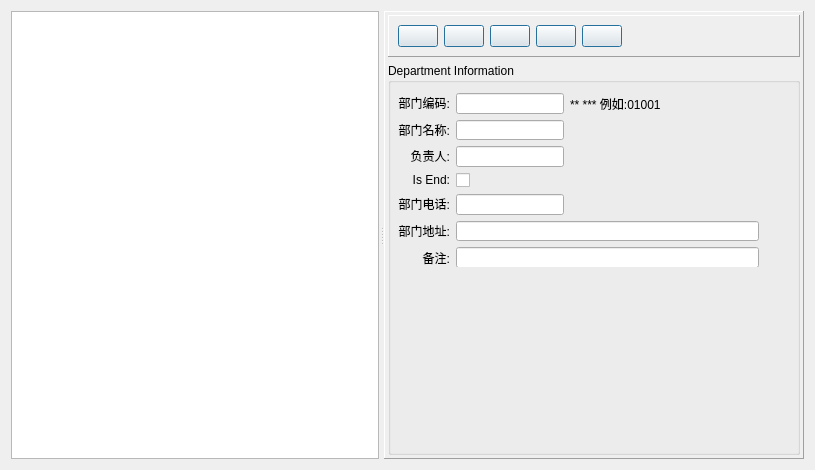
<?xml version="1.0" encoding="UTF-8"?>
<ui version="4.0">
 <class>DepForm</class>
 <widget class="QWidget" name="DepForm">
  <property name="geometry">
   <rect>
    <x>0</x>
    <y>0</y>
    <width>815</width>
    <height>470</height>
   </rect>
  </property>
  <property name="windowTitle">
   <string>Form</string>
  </property>
  <layout class="QVBoxLayout" name="verticalLayout">
   <item>
    <widget class="QSplitter" name="splitter">
     <property name="orientation">
      <enum>Qt::Horizontal</enum>
     </property>
     <property name="handleWidth">
      <number>5</number>
     </property>
     <widget class="QTreeView" name="treeView">
      <property name="sizePolicy">
       <sizepolicy hsizetype="Fixed" vsizetype="Expanding">
        <horstretch>0</horstretch>
        <verstretch>0</verstretch>
       </sizepolicy>
      </property>
      <property name="editTriggers">
       <set>QAbstractItemView::NoEditTriggers</set>
      </property>
      <property name="selectionMode">
       <enum>QAbstractItemView::SingleSelection</enum>
      </property>
      <attribute name="headerHighlightSections">
       <bool>false</bool>
      </attribute>
     </widget>
     <widget class="QFrame" name="frame">
      <property name="frameShape">
       <enum>QFrame::Panel</enum>
      </property>
      <property name="frameShadow">
       <enum>QFrame::Raised</enum>
      </property>
      <layout class="QGridLayout" name="gridLayout_3">
       <property name="margin">
        <number>3</number>
       </property>
       <item row="0" column="0">
        <widget class="QFrame" name="frame_2">
         <property name="sizePolicy">
          <sizepolicy hsizetype="Preferred" vsizetype="Fixed">
           <horstretch>0</horstretch>
           <verstretch>0</verstretch>
          </sizepolicy>
         </property>
         <property name="frameShape">
          <enum>QFrame::Panel</enum>
         </property>
         <property name="frameShadow">
          <enum>QFrame::Raised</enum>
         </property>
         <layout class="QGridLayout" name="gridLayout_2">
          <item row="0" column="0">
           <widget class="QPushButton" name="newButton">
            <property name="enabled">
             <bool>true</bool>
            </property>
            <property name="sizePolicy">
             <sizepolicy hsizetype="Fixed" vsizetype="Fixed">
              <horstretch>0</horstretch>
              <verstretch>0</verstretch>
             </sizepolicy>
            </property>
            <property name="toolTip">
             <string>New</string>
            </property>
            <property name="text">
             <string/>
            </property>
            <property name="icon">
             <iconset>
              <normaloff>:/image/Add.png</normaloff>:/image/Add.png</iconset>
            </property>
            <property name="iconSize">
             <size>
              <width>24</width>
              <height>24</height>
             </size>
            </property>
            <property name="autoRepeat">
             <bool>false</bool>
            </property>
            <property name="autoExclusive">
             <bool>false</bool>
            </property>
            <property name="default">
             <bool>true</bool>
            </property>
            <property name="flat">
             <bool>false</bool>
            </property>
           </widget>
          </item>
          <item row="0" column="5">
           <spacer name="horizontalSpacer">
            <property name="orientation">
             <enum>Qt::Horizontal</enum>
            </property>
            <property name="sizeHint" stdset="0">
             <size>
              <width>40</width>
              <height>20</height>
             </size>
            </property>
           </spacer>
          </item>
          <item row="0" column="3">
           <widget class="QPushButton" name="delButton">
            <property name="sizePolicy">
             <sizepolicy hsizetype="Fixed" vsizetype="Fixed">
              <horstretch>0</horstretch>
              <verstretch>0</verstretch>
             </sizepolicy>
            </property>
            <property name="toolTip">
             <string>Del</string>
            </property>
            <property name="text">
             <string/>
            </property>
            <property name="icon">
             <iconset>
              <normaloff>:/image/cross_48.png</normaloff>:/image/cross_48.png</iconset>
            </property>
            <property name="iconSize">
             <size>
              <width>24</width>
              <height>24</height>
             </size>
            </property>
            <property name="autoDefault">
             <bool>true</bool>
            </property>
            <property name="default">
             <bool>true</bool>
            </property>
            <property name="flat">
             <bool>false</bool>
            </property>
           </widget>
          </item>
          <item row="0" column="4">
           <widget class="QPushButton" name="cancelButton">
            <property name="sizePolicy">
             <sizepolicy hsizetype="Fixed" vsizetype="Fixed">
              <horstretch>0</horstretch>
              <verstretch>0</verstretch>
             </sizepolicy>
            </property>
            <property name="toolTip">
             <string>Exit</string>
            </property>
            <property name="text">
             <string/>
            </property>
            <property name="icon">
             <iconset>
              <normaloff>:/image/cancel.png</normaloff>:/image/cancel.png</iconset>
            </property>
            <property name="iconSize">
             <size>
              <width>24</width>
              <height>24</height>
             </size>
            </property>
            <property name="default">
             <bool>true</bool>
            </property>
            <property name="flat">
             <bool>false</bool>
            </property>
           </widget>
          </item>
          <item row="0" column="2">
           <widget class="QPushButton" name="saveButton">
            <property name="sizePolicy">
             <sizepolicy hsizetype="Fixed" vsizetype="Fixed">
              <horstretch>0</horstretch>
              <verstretch>0</verstretch>
             </sizepolicy>
            </property>
            <property name="toolTip">
             <string>Save</string>
            </property>
            <property name="text">
             <string/>
            </property>
            <property name="icon">
             <iconset>
              <normaloff>:/image/save.png</normaloff>:/image/save.png</iconset>
            </property>
            <property name="iconSize">
             <size>
              <width>24</width>
              <height>24</height>
             </size>
            </property>
            <property name="autoRepeat">
             <bool>false</bool>
            </property>
            <property name="autoExclusive">
             <bool>false</bool>
            </property>
            <property name="default">
             <bool>true</bool>
            </property>
            <property name="flat">
             <bool>false</bool>
            </property>
           </widget>
          </item>
          <item row="0" column="1">
           <widget class="QPushButton" name="editButton">
            <property name="toolTip">
             <string>Edit</string>
            </property>
            <property name="text">
             <string/>
            </property>
            <property name="icon">
             <iconset>
              <normaloff>:/image/edit.png</normaloff>:/image/edit.png</iconset>
            </property>
            <property name="iconSize">
             <size>
              <width>24</width>
              <height>24</height>
             </size>
            </property>
            <property name="autoDefault">
             <bool>true</bool>
            </property>
            <property name="default">
             <bool>true</bool>
            </property>
           </widget>
          </item>
         </layout>
        </widget>
       </item>
       <item row="1" column="0">
        <widget class="QGroupBox" name="groupBox">
         <property name="title">
          <string>Department Information</string>
         </property>
         <widget class="QWidget" name="gridLayoutWidget">
          <property name="geometry">
           <rect>
            <x>10</x>
            <y>30</y>
            <width>361</width>
            <height>174</height>
           </rect>
          </property>
          <layout class="QGridLayout" name="gridLayout">
           <item row="2" column="0">
            <widget class="QLabel" name="personLabel">
             <property name="sizePolicy">
              <sizepolicy hsizetype="Preferred" vsizetype="Fixed">
               <horstretch>0</horstretch>
               <verstretch>0</verstretch>
              </sizepolicy>
             </property>
             <property name="text">
              <string>负责人:</string>
             </property>
             <property name="alignment">
              <set>Qt::AlignRight|Qt::AlignTrailing|Qt::AlignVCenter</set>
             </property>
            </widget>
           </item>
           <item row="1" column="1">
            <widget class="QLineEdit" name="nameEdit">
             <property name="sizePolicy">
              <sizepolicy hsizetype="Fixed" vsizetype="Fixed">
               <horstretch>0</horstretch>
               <verstretch>0</verstretch>
              </sizepolicy>
             </property>
            </widget>
           </item>
           <item row="1" column="0">
            <widget class="QLabel" name="nameLabel">
             <property name="sizePolicy">
              <sizepolicy hsizetype="Preferred" vsizetype="Fixed">
               <horstretch>0</horstretch>
               <verstretch>0</verstretch>
              </sizepolicy>
             </property>
             <property name="text">
              <string>部门名称:</string>
             </property>
             <property name="alignment">
              <set>Qt::AlignRight|Qt::AlignTrailing|Qt::AlignVCenter</set>
             </property>
            </widget>
           </item>
           <item row="0" column="2">
            <widget class="QLabel" name="label_4">
             <property name="text">
              <string>** *** 例如:01001</string>
             </property>
            </widget>
           </item>
           <item row="0" column="0">
            <widget class="QLabel" name="codeLabel">
             <property name="sizePolicy">
              <sizepolicy hsizetype="Fixed" vsizetype="Fixed">
               <horstretch>0</horstretch>
               <verstretch>0</verstretch>
              </sizepolicy>
             </property>
             <property name="text">
              <string>部门编码:</string>
             </property>
             <property name="alignment">
              <set>Qt::AlignRight|Qt::AlignTrailing|Qt::AlignVCenter</set>
             </property>
            </widget>
           </item>
           <item row="2" column="1">
            <widget class="QLineEdit" name="personEdit">
             <property name="sizePolicy">
              <sizepolicy hsizetype="Fixed" vsizetype="Fixed">
               <horstretch>0</horstretch>
               <verstretch>0</verstretch>
              </sizepolicy>
             </property>
            </widget>
           </item>
           <item row="5" column="1" colspan="2">
            <widget class="QLineEdit" name="addrEdit"/>
           </item>
           <item row="4" column="1">
            <widget class="QLineEdit" name="telEdit">
             <property name="sizePolicy">
              <sizepolicy hsizetype="Fixed" vsizetype="Fixed">
               <horstretch>0</horstretch>
               <verstretch>0</verstretch>
              </sizepolicy>
             </property>
            </widget>
           </item>
           <item row="5" column="0">
            <widget class="QLabel" name="addrLabel">
             <property name="sizePolicy">
              <sizepolicy hsizetype="Preferred" vsizetype="Fixed">
               <horstretch>0</horstretch>
               <verstretch>0</verstretch>
              </sizepolicy>
             </property>
             <property name="text">
              <string>部门地址:</string>
             </property>
             <property name="alignment">
              <set>Qt::AlignRight|Qt::AlignTrailing|Qt::AlignVCenter</set>
             </property>
            </widget>
           </item>
           <item row="0" column="1">
            <widget class="QLineEdit" name="codeEdit">
             <property name="sizePolicy">
              <sizepolicy hsizetype="Fixed" vsizetype="Fixed">
               <horstretch>0</horstretch>
               <verstretch>0</verstretch>
              </sizepolicy>
             </property>
             <property name="inputMask">
              <string>99999; </string>
             </property>
            </widget>
           </item>
           <item row="4" column="0">
            <widget class="QLabel" name="telLabel">
             <property name="sizePolicy">
              <sizepolicy hsizetype="Preferred" vsizetype="Fixed">
               <horstretch>0</horstretch>
               <verstretch>0</verstretch>
              </sizepolicy>
             </property>
             <property name="text">
              <string>部门电话:</string>
             </property>
             <property name="alignment">
              <set>Qt::AlignRight|Qt::AlignTrailing|Qt::AlignVCenter</set>
             </property>
            </widget>
           </item>
           <item row="6" column="0">
            <widget class="QLabel" name="memoLabel">
             <property name="text">
              <string>    备注:</string>
             </property>
             <property name="alignment">
              <set>Qt::AlignRight|Qt::AlignTrailing|Qt::AlignVCenter</set>
             </property>
            </widget>
           </item>
           <item row="6" column="1" colspan="2">
            <widget class="QLineEdit" name="memoEdit">
             <property name="cursorMoveStyle">
              <enum>Qt::VisualMoveStyle</enum>
             </property>
            </widget>
           </item>
           <item row="3" column="1">
            <widget class="QCheckBox" name="endCheckBox">
             <property name="text">
              <string/>
             </property>
            </widget>
           </item>
           <item row="3" column="0">
            <widget class="QLabel" name="endLabel">
             <property name="sizePolicy">
              <sizepolicy hsizetype="Preferred" vsizetype="Fixed">
               <horstretch>0</horstretch>
               <verstretch>0</verstretch>
              </sizepolicy>
             </property>
             <property name="text">
              <string>Is End:</string>
             </property>
             <property name="alignment">
              <set>Qt::AlignRight|Qt::AlignTrailing|Qt::AlignVCenter</set>
             </property>
            </widget>
           </item>
          </layout>
         </widget>
        </widget>
       </item>
      </layout>
     </widget>
    </widget>
   </item>
  </layout>
 </widget>
 <tabstops>
  <tabstop>codeEdit</tabstop>
  <tabstop>nameEdit</tabstop>
  <tabstop>personEdit</tabstop>
  <tabstop>telEdit</tabstop>
  <tabstop>addrEdit</tabstop>
  <tabstop>memoEdit</tabstop>
  <tabstop>newButton</tabstop>
  <tabstop>editButton</tabstop>
  <tabstop>saveButton</tabstop>
  <tabstop>delButton</tabstop>
  <tabstop>cancelButton</tabstop>
  <tabstop>treeView</tabstop>
 </tabstops>
 <resources/>
 <connections/>
</ui>
